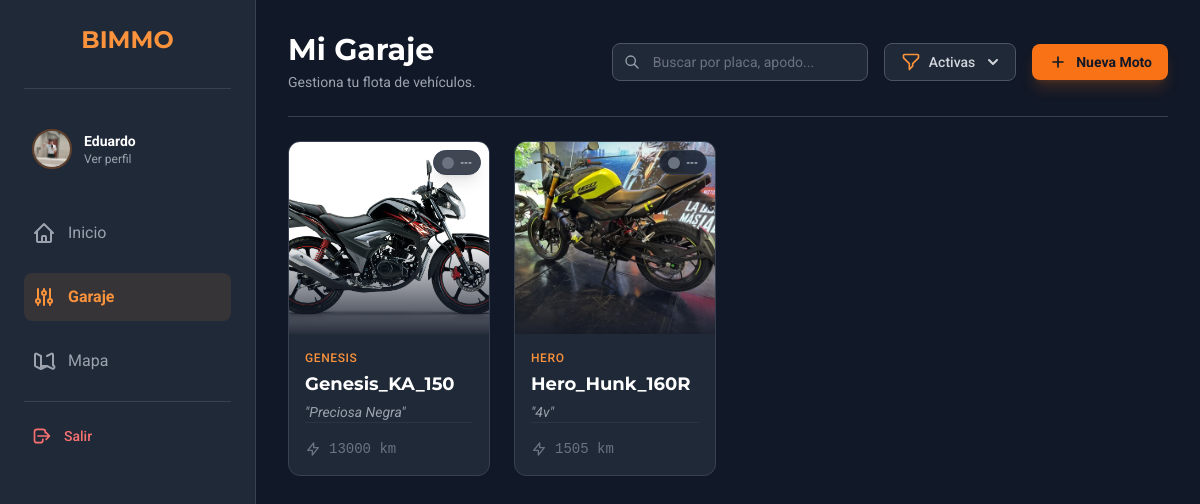
The app's page /garage/ (signed in) with its own data.
### app/models.py (models this page shows, shortened)
class Profile(models.Model):
    user = models.OneToOneField(User, on_delete=models.CASCADE, related_name='profile')
    profile_picture = models.ImageField(upload_to='profile_pics/', default='default_profile_pic.jpg', blank=True)
    bio = models.TextField(max_length=500, blank=True)
    location = models.CharField(max_length=100, blank=True)

class Motorcycle(models.Model):
    owner = models.ForeignKey(User, on_delete=models.CASCADE, related_name='motorcycles')
    nickname = models.CharField(max_length=100, help_text="Apodo de tu moto (ej. La Furia)")
    make = models.CharField(max_length=100, verbose_name="Marca")
    model = models.CharField(max_length=100, verbose_name="Modelo")
    year = models.IntegerField(verbose_name="Año")
    plate_number = models.CharField(max_length=20, blank=True, null=True, verbose_name="Placa/Matrícula")
    mileage = models.IntegerField(default=0, verbose_name="Kilometraje Actual")
    photo = models.ImageField(upload_to='moto_photos/', default='default_motorcycle_photo.jpg', blank=True)
    is_active = models.BooleanField(default=True, help_text="Desmarcar si vendiste o diste de baja la moto")
    created_at = models.DateTimeField(auto_now_add=True)

### app/views.py (the view)
# urls.py: path('garage/', views.garage, name='garage'),
def garage(request):
    if 'user_id' not in request.session: return redirect('login')
    user = User.objects.get(id=request.session['user_id'])
    current_filter = request.GET.get('filter', 'active')
    motorcycles_qs = Motorcycle.objects.filter(owner=user).order_by('-is_active', '-id')
    motorcycles_data = []
    for moto in motorcycles_qs:
        motorcycles_data.append({
            'obj': moto,  # El objeto moto para acceder a .make, .model, etc.
            'health_color': get_moto_health_color(moto) if moto.is_active else 'gray'
        })
    context = {
        'motorcycles_data': motorcycles_data,
        'current_filter': current_filter
    }
    return render(request, 'garage.html', context)

### app/context_processors.py (called while the page is built)
def user_profile_global(request):
    context = {}
    if 'user_id' in request.session:
        try:
            user = User.objects.get(id=request.session['user_id'])
            context['user_global'] = user
            try:
                context['profile_global'] = Profile.objects.get(user=user)
            except Profile.DoesNotExist:
                context['profile_global'] = None
        except User.DoesNotExist:
            pass
    return context

### app/templates/garage.html (shortened to what this page needs)
{% extends "base.html" %}
{% block content %}
<div class="p-4 mx-auto max-w-7xl sm:p-6 lg:p-8">
    <div class="flex flex-col gap-6 pb-6 mb-6 border-b border-gray-700 md:flex-row md:items-center md:justify-between">
        <div>
            <h2 class="text-3xl font-bold text-white">Mi Garaje</h2>
            <p class="mt-1 text-sm text-gray-400">Gestiona tu flota de vehículos.</p>
        </div>
        <div class="flex flex-col gap-4 sm:flex-row sm:items-center w-full md:w-auto">
            <div class="relative w-full md:w-64">
                <input type="text" id="search-input" onkeyup="filterGarageRealTime()"
                       placeholder="Buscar por placa, apodo..."
                       class="w-full pl-10 pr-4 py-2 text-sm text-white bg-gray-800 border border-gray-600 rounded-lg focus:outline-none focus:ring-2 focus:ring-orange-500 transition-all placeholder-gray-500">
                <div class="absolute inset-y-0 left-0 pl-3 flex items-center pointer-events-none">
                </div>
            </div>
            <div class="relative text-left">
                <button type="button" onclick="toggleFilterMenu()" id="filter-menu-button"
                    class="inline-flex items-center justify-center w-full px-4 py-2 text-sm font-medium text-gray-300 bg-gray-800 border border-gray-600 rounded-lg shadow-sm hover:bg-gray-700 hover:text-white focus:outline-none focus:ring-2 focus:ring-offset-2 focus:ring-offset-gray-900 focus:ring-orange-500 transition-colors">
                    <span id="current-filter-label">Activas</span>
                    <svg class="w-5 h-5 ml-2 -mr-1" xmlns="http://www.w3.org/2000/svg" viewBox="0 0 20 20" fill="currentColor" aria-hidden="true">
                        <path fill-rule="evenodd" d="M5.293 7.293a1 1 0 011.414 0L10 10.586l3.293-3.293a1 1 0 111.414 1.414l-4 4a1 1 0 01-1.414 0l-4-4a1 1 0 010-1.414z" clip-rule="evenodd" />
                    </svg>
                </button>
            </div>
            <a href="{% url 'motoadd' %}" class="hidden sm:flex items-center justify-center gap-2 px-4 py-2 text-sm font-bold text-gray-900 bg-orange-500 rounded-lg hover:bg-orange-600 transition-colors shadow-lg shadow-orange-500/20 whitespace-nowrap">
                <svg class="w-5 h-5" fill="none" stroke="currentColor" viewBox="0 0 24 24"><path stroke-linecap="round" stroke-linejoin="round" stroke-width="2" d="M12 6v6m0 0v6m0-6h6m-6 0H6"></path></svg>
                <span>Nueva Moto</span>
            </a>
        </div>
    </div>
    {% if motorcycles_data %}
    <div id="moto-grid" class="grid grid-cols-1 gap-6 sm:grid-cols-2 md:grid-cols-3 lg:grid-cols-4 xl:grid-cols-5 transition-all duration-500">
        {% for item in motorcycles_data %}
        {% with motorcycle=item.obj %}
        <a href="{% url 'motodetails' moto_id=motorcycle.id %}"
           class="moto-card group relative block h-full no-underline transition-all duration-300 transform scale-100 opacity-100"
           data-search="{{ motorcycle.nickname|lower }} {{ motorcycle.model|lower }} {{ motorcycle.plate_number|lower }} {{ motorcycle.make|lower }}"
           data-status="{% if motorcycle.is_active %}active{% else %}inactive{% endif %}">
            <div class="flex flex-col h-full overflow-hidden bg-gray-800 border border-gray-700 rounded-xl
                 hover:border-orange-500/50 hover:shadow-xl hover:-translate-y-1 transition-all">
                <div class="relative h-48 overflow-hidden bg-gray-900">
                    {% if motorcycle.photo %}
                        <img src="{{ motorcycle.photo.url }}"
                             alt="{{ motorcycle.model }}"
                             class="object-cover w-full h-full transition-transform duration-500 group-hover:scale-110">
                    {% else %}
                        <img src="https://placehold.co/400x300/1f2937/4b5563?text=Moto"
                             class="object-cover w-full h-full opacity-50">
                    {% endif %}
                    {% if motorcycle.is_active %}
                    <div class="absolute top-2 right-2 flex items-center gap-1.5 px-2 py-1 bg-gray-900/80 backdrop-blur-md rounded-full border border-gray-700 shadow-lg z-10">
                        <span class="relative flex h-3 w-3">
                          {% if item.health_color == 'red' %}
                             <span class="animate-ping absolute inline-flex h-full w-full rounded-full bg-red-400 opacity-75"></span>
                             <span class="relative inline-flex rounded-full h-3 w-3 bg-red-500"></span>
                          {% elif item.health_color == 'yellow' %}
                             <span class="relative inline-flex rounded-full h-3 w-3 bg-yellow-500"></span>
                          {% elif item.health_color == 'green' %}
                             <span class="relative inline-flex rounded-full h-3 w-3 bg-green-500"></span>
                          {% else %}
                             <span class="relative inline-flex rounded-full h-3 w-3 bg-gray-500"></span>
                          {% endif %}
                        </span>
                        <span class="text-[10px] font-bold text-gray-300 uppercase">
                            {% if item.health_color == 'red' %}CRÍTICO
                            {% elif item.health_color == 'yellow' %}ATENCIÓN
                            {% elif item.health_color == 'green' %}OPTIMO
                            {% else %}---{% endif %}
                        </span>
                    </div>
                    {% else %}
                    <div class="absolute top-0 right-0 px-2 py-1 m-2 text-xs font-bold rounded-md backdrop-blur-md border shadow-sm bg-gray-800/80 text-gray-300 border-gray-600">
                        Inactiva
                    </div>
                    {% endif %}
                </div>
                <div class="flex flex-col flex-1 p-4 relative">
                    <div class="flex items-start justify-between">
                        <div class="min-w-0">
                            <p class="text-xs font-medium tracking-wider text-orange-400 uppercase truncate">{{ motorcycle.make }}</p>
                            <h4 class="mt-1 text-lg font-bold text-white truncate group-hover:text-orange-100">{{ motorcycle.model }}</h4>
                        </div>
                    </div>
                    {% if motorcycle.nickname %}
                        <p class="mt-1 text-sm text-gray-400 italic truncate">"{{ motorcycle.nickname }}"</p>
                    {% else %}
                        <p class="mt-1 text-sm text-gray-400">{{ motorcycle.year }}</p>
                    {% endif %}
                    <div class="mt-auto pt-4 border-t border-gray-700/50 space-y-2">
                        <div class="flex items-center gap-2 text-sm text-gray-500">
                            <svg class="w-4 h-4 flex-shrink-0" fill="none" stroke="currentColor" viewBox="0 0 24 24"><path stroke-linecap="round" stroke-linejoin="round" stroke-width="2" d="M13 10V3L4 14h7v7l9-11h-7z"></path></svg>
                            <span class="font-mono">{{ motorcycle.mileage }} km</span>
                        </div>
                    </div>
                </div>
            </div>
        </a>
        {% endwith %}
        {% endfor %}
    </div>
    {% endif %}
</div>
{% endblock %}

### app/templates/base.html (shortened to what this page needs)
{% load static %}
{% load pwa %}
<!DOCTYPE html>
<html lang="en">
<head>
    <script src="https://cdn.tailwindcss.com"></script>
</head>
<body class="bg-gray-900 text-white">
    <div class="lg:flex">
        <nav class="fixed bottom-0 left-0 right-0 z-50 bg-gray-800 border-t border-gray-700 lg:relative lg:left-auto lg:bottom-auto lg:w-64 lg:border-t-0 lg:border-r lg:min-h-screen">
            <div class="flex justify-around p-2 lg:flex-col lg:justify-start lg:p-6 lg:gap-4">
                <div class="hidden pb-8 mb-4 border-b border-gray-700 lg:block">
                     <h1 class="text-2xl font-bold text-center text-orange-400">BIMMO</h1>
                </div>
                {% if user_global %}
                <div class="hidden lg:flex items-center gap-3 p-2 mb-4 rounded-lg transition-colors hover:bg-gray-700/50">
                    <a href="{% url 'profile' %}" class="flex items-center w-full gap-3">
                        {% if profile_global.profile_picture %}
                            <img class="w-10 h-10 rounded-full object-cover border-2 border-orange-500/30"
                                 src="{{ profile_global.profile_picture.url }}" alt="Avatar">
                        {% else %}
                            <img class="w-10 h-10 rounded-full border-2 border-gray-600"
                                 src="https://placehold.co/100x100/f97316/111827?text={{ user_global.first_name|first|default:user_global.username|first }}{{ user_global.last_name|first }}" alt="Avatar">
                        {% endif %}
                        <div class="overflow-hidden">
                            <p class="font-bold truncate text-sm">
                                {{ user_global.first_name|default:user_global.username }}
                            </p>
                            <p class="text-xs text-gray-400">Ver perfil</p>
                        </div>
                    </a>
                </div>
                {% endif %}
                <a href="{% url 'index' %}"
                   class="flex flex-col items-center justify-center w-full px-2 py-1 rounded-lg lg:flex-row lg:justify-start lg:gap-3 lg:py-3 transition-colors duration-200
                   {% if request.resolver_match.url_name == 'index' %}
                        text-orange-400 bg-orange-400/10 font-bold
                   {% else %}
                        text-gray-400 hover:bg-gray-700 hover:text-white
                   {% endif %}">
                    <svg class="w-6 h-6" fill="none" stroke="currentColor" viewBox="0 0 24 24"><path stroke-linecap="round" stroke-linejoin="round" stroke-width="2" d="M3 12l2-2m0 0l7-7 7 7M5 10v10a1 1 0 001 1h3m10-11l2 2m-2-2v10a1 1 0 01-1 1h-3m-6 0a1 1 0 001-1v-4a1 1 0 011-1h2a1 1 0 011 1v4a1 1 0 001 1m-6 0h6"></path></svg>
                    <span class="text-[11px] lg:text-base">Inicio</span>
                </a>
                <a href="{% url 'garage' %}"
                   class="flex flex-col items-center justify-center w-full px-2 py-1 rounded-lg lg:flex-row lg:justify-start lg:gap-3 lg:py-3 transition-colors duration-200
                   {% if request.resolver_match.url_name == 'garage' or request.resolver_match.url_name == 'motodetails' or request.resolver_match.url_name == 'motoadd' %}
                        text-orange-400 bg-orange-400/10 font-bold
                   {% else %}
                        text-gray-400 hover:bg-gray-700 hover:text-white
                   {% endif %}">
                    <svg class="w-6 h-6" fill="none" stroke="currentColor" viewBox="0 0 24 24"><path stroke-linecap="round" stroke-linejoin="round" stroke-width="2" d="M12 6V4m0 2a2 2 0 100 4m0-4a2 2 0 110 4m-6 8a2 2 0 100-4m0 4a2 2 0 110-4m0 4v2m0-6V4m6 6v10m6-2a2 2 0 100-4m0 4a2 2 0 110-4m0 4v2m0-6V4"></path></svg>
                    <span class="text-[11px] lg:text-base">Garaje</span>
                </a>
                <a href="{% url 'map' %}"
                   class="flex flex-col items-center justify-center w-full px-2 py-1 rounded-lg lg:flex-row lg:justify-start lg:gap-3 lg:py-3 transition-colors duration-200
                   {% if request.resolver_match.url_name == 'map' %}
                        text-orange-400 bg-orange-400/10 font-bold
                   {% else %}
                        text-gray-400 hover:bg-gray-700 hover:text-white
                   {% endif %}">
                     <svg class="w-6 h-6" fill="none" stroke="currentColor" viewBox="0 0 24 24"><path stroke-linecap="round" stroke-linejoin="round" stroke-width="2" d="M9 20l-5.447-2.724A1 1 0 013 16.382V5.618a1 1 0 011.447-.894L9 7m0 13l6-3m-6 3V7m6 10l5.447 2.724A1 1 0 0021 16.382V5.618a1 1 0 00-1.447-.894L15 7m-6 10h6"></path></svg>
                    <span class="text-[11px] lg:text-base">Mapa</span>
                </a>
                <div class="hidden lg:block mt-auto pt-4 border-t border-gray-700">
                    <form action="{% url 'logout' %}" method="POST">
                        <button type="submit" class="flex items-center gap-3 w-full px-2 py-2 text-red-400 hover:bg-red-900/20 rounded-lg transition-colors">
                            <svg class="w-5 h-5" fill="none" stroke="currentColor" viewBox="0 0 24 24"><path stroke-linecap="round" stroke-linejoin="round" stroke-width="2" d="M17 16l4-4m0 0l-4-4m4 4H7m6 4v1a3 3 0 01-3 3H6a3 3 0 01-3-3V7a3 3 0 013-3h7a3 3 0 013 3v1"></path></svg>
                            <span class="text-sm font-medium">Salir</span>
                        </button>
                    </form>
                </div>
            </div>
        </nav>
        <main class="flex-1 pb-24 lg:pb-8">
            {% block content %}
            {% endblock %}
        </main>
    </div>
</body>
</html>

### app/templates/base.html (style rules this page uses)
body { font-family: 'Roboto', sans-serif; }
h1, h2, h3, h4, h5, h6 { font-family: 'Montserrat', sans-serif; }

### records on screen
Profile: profile_picture (picture)
Motorcycle: obj.photo (picture), is_active True (drawn), obj.make "GENESIS", obj.model "Genesis_KA_150", obj.nickname "Preciosa Negra", obj.mileage "13000"
Motorcycle: obj.photo (picture), is_active True (drawn), obj.make "HERO", obj.model "Hero_Hunk_160R", obj.nickname "4v", obj.mileage "1505"

### other values on screen
{{ user_global.first_name|default:user_global.username }} "Eduardo"
